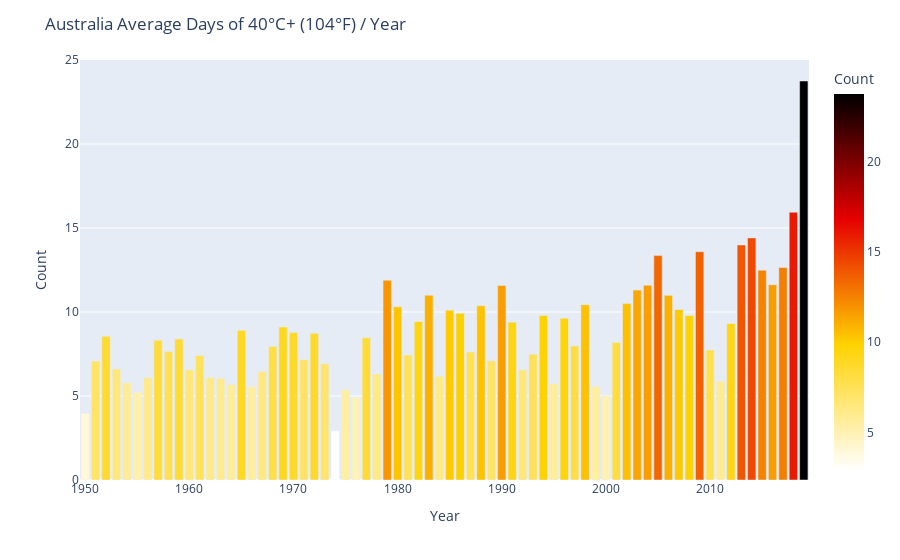

Write notebook code for a chart like this one.
### Markdown cell above
Visualising this data, it appears that there is indeed an upward trend showing increasing extreme weather events across Australia

### Code cell
#Visualise the data
fig = px.bar(dfheat, x="year", y="Average Days of 40C+ / Year",
            hover_data=['year', 'Average Days of 40C+ / Year'], 
             color_continuous_scale="hot_r",
             color='Average Days of 40C+ / Year',
             labels={'year':'Year', 'Average Days of 40C+ / Year': "Count"}, height=450)
fig.update_layout(title_text="Australia Average Days of 40°C+ (104°F) / Year")

fig.show()

### Figure 1 — Plotly figure (JSON) as saved in the notebook; plotly's stock layout.template omitted (floating-point values rounded to 4 significant figures)
{"data": [{"alignmentgroup": "True", "hovertemplate": "Year=%{x}<br>Count=%{marker.color}<extra></extra>", "legendgroup": "", "marker": {"color": [3.966, 7.077, 8.558, 6.604, 5.784, 5.227, 6.081, 8.323, 7.644, 8.4, 6.563, 7.41, 6.103, 6.037, 5.685, 8.91, 5.564, 6.455, 7.951, 9.106, 8.775, 7.162, 8.733, 6.919, 2.919, 5.374, 4.915, 8.473, 6.304, 11.89, 10.31, 7.438, 9.438, 11, 6.171, 10.11, 9.92, 7.616, 10.37, 7.098, 11.57, 9.393, 6.553, 7.491, 9.795, 5.732, 9.625, 7.973, 10.44, 5.562, 5.005, 8.188, 10.5, 11.3, 11.59, 13.36, 10.99, 10.15, 9.795, 13.59, 7.741, 5.875, 9.323, 13.99, 14.41, 12.49, 11.62, 12.65, 15.94, 23.75], "coloraxis": "coloraxis"}, "name": "", "offsetgroup": "", "orientation": "v", "showlegend": false, "textposition": "auto", "type": "bar", "x": [1950, 1951, 1952, 1953, 1954, 1955, 1956, 1957, 1958, 1959, 1960, 1961, 1962, 1963, 1964, 1965, 1966, 1967, 1968, 1969, 1970, 1971, 1972, 1973, 1974, 1975, 1976, 1977, 1978, 1979, 1980, 1981, 1982, 1983, 1984, 1985, 1986, 1987, 1988, 1989, 1990, 1991, 1992, 1993, 1994, 1995, 1996, 1997, 1998, 1999, 2000, 2001, 2002, 2003, 2004, 2005, 2006, 2007, 2008, 2009, 2010, 2011, 2012, 2013, 2014, 2015, 2016, 2017, 2018, 2019], "xaxis": "x", "y": [3.966, 7.077, 8.558, 6.604, 5.784, 5.227, 6.081, 8.323, 7.644, 8.4, 6.563, 7.41, 6.103, 6.037, 5.685, 8.91, 5.564, 6.455, 7.951, 9.106, 8.775, 7.162, 8.733, 6.919, 2.919, 5.374, 4.915, 8.473, 6.304, 11.89, 10.31, 7.438, 9.438, 11, 6.171, 10.11, 9.92, 7.616, 10.37, 7.098, 11.57, 9.393, 6.553, 7.491, 9.795, 5.732, 9.625, 7.973, 10.44, 5.562, 5.005, 8.188, 10.5, 11.3, 11.59, 13.36, 10.99, 10.15, 9.795, 13.59, 7.741, 5.875, 9.323, 13.99, 14.41, 12.49, 11.62, 12.65, 15.94, 23.75], "yaxis": "y"}], "layout": {"autosize": true, "barmode": "relative", "coloraxis": {"colorbar": {"title": {"text": "Count"}}, "colorscale": [[0, "rgb(255,255,255)"], [0.3333, "rgb(255,210,0)"], [0.6667, "rgb(230,0,0)"], [1, "rgb(0, 0, 0)"]]}, "legend": {"tracegroupgap": 0}, "margin": {"t": 60}, "title": {"text": "Australia Average Days of 40°C+ (104°F) / Year"}, "xaxis": {"anchor": "y", "autorange": true, "domain": [0, 1], "range": [1950.0, 2020.0], "title": {"text": "Year"}, "type": "linear"}, "yaxis": {"anchor": "x", "autorange": true, "domain": [0, 1], "range": [0, 25], "title": {"text": "Count"}, "type": "linear"}}}
